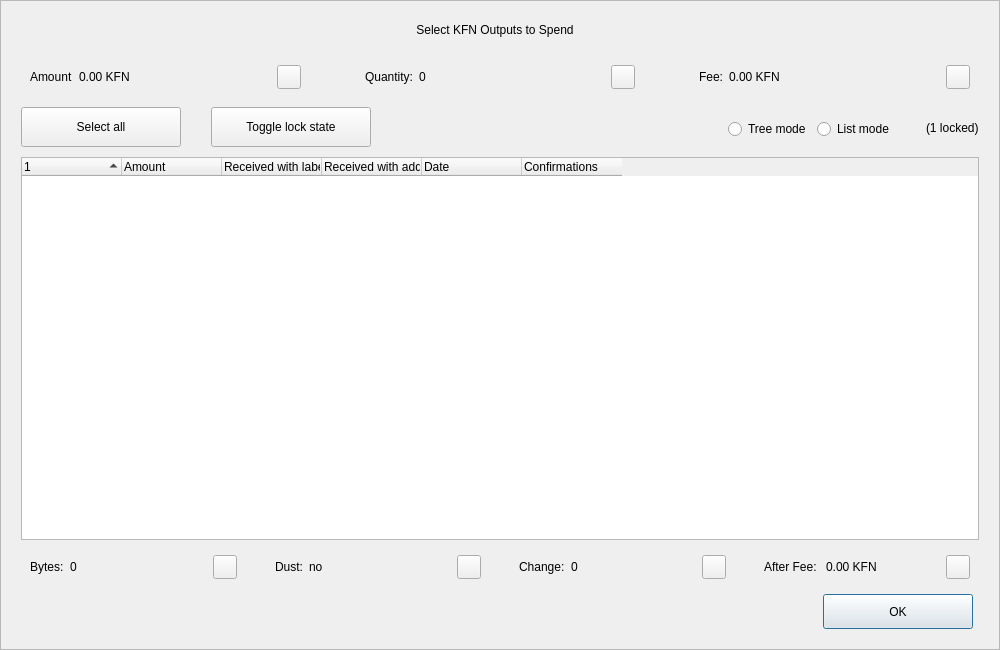
<?xml version="1.0" encoding="UTF-8"?>
<ui version="4.0">
 <class>CoinControlDialog</class>
 <widget class="QDialog" name="CoinControlDialog">
  <property name="geometry">
   <rect>
    <x>0</x>
    <y>0</y>
    <width>1000</width>
    <height>650</height>
   </rect>
  </property>
  <property name="minimumSize">
   <size>
    <width>950</width>
    <height>650</height>
   </size>
  </property>
  <property name="windowTitle">
   <string>Coin Selection</string>
  </property>
  <property name="styleSheet">
   <string notr="true"/>
  </property>
  <layout class="QVBoxLayout" name="verticalLayout">
   <property name="spacing">
    <number>0</number>
   </property>
   <property name="leftMargin">
    <number>0</number>
   </property>
   <property name="topMargin">
    <number>0</number>
   </property>
   <property name="rightMargin">
    <number>0</number>
   </property>
   <property name="bottomMargin">
    <number>0</number>
   </property>
   <item>
    <widget class="QFrame" name="frameContainer">
     <property name="toolTipDuration">
      <number>0</number>
     </property>
     <property name="frameShape">
      <enum>QFrame::StyledPanel</enum>
     </property>
     <property name="frameShadow">
      <enum>QFrame::Raised</enum>
     </property>
     <layout class="QVBoxLayout" name="verticalLayout_2">
      <property name="leftMargin">
       <number>0</number>
      </property>
      <property name="rightMargin">
       <number>0</number>
      </property>
      <property name="bottomMargin">
       <number>20</number>
      </property>
      <item>
       <layout class="QHBoxLayout" name="horizontalLayout_12">
        <property name="spacing">
         <number>0</number>
        </property>
        <property name="leftMargin">
         <number>20</number>
        </property>
        <property name="rightMargin">
         <number>30</number>
        </property>
        <item>
         <spacer name="horizontalSpacer_4">
          <property name="orientation">
           <enum>Qt::Horizontal</enum>
          </property>
          <property name="sizeHint" stdset="0">
           <size>
            <width>40</width>
            <height>20</height>
           </size>
          </property>
         </spacer>
        </item>
        <item>
         <widget class="QLabel" name="labelTitle">
          <property name="minimumSize">
           <size>
            <width>0</width>
            <height>40</height>
           </size>
          </property>
          <property name="maximumSize">
           <size>
            <width>16777215</width>
            <height>40</height>
           </size>
          </property>
          <property name="text">
           <string>Select KFN Outputs to Spend</string>
          </property>
          <property name="alignment">
           <set>Qt::AlignCenter</set>
          </property>
          <property name="margin">
           <number>7</number>
          </property>
         </widget>
        </item>
        <item>
         <spacer name="horizontalSpacer_5">
          <property name="orientation">
           <enum>Qt::Horizontal</enum>
          </property>
          <property name="sizeHint" stdset="0">
           <size>
            <width>40</width>
            <height>20</height>
           </size>
          </property>
         </spacer>
        </item>
       </layout>
      </item>
      <item>
       <layout class="QHBoxLayout" name="horizontalLayout_8">
        <property name="leftMargin">
         <number>20</number>
        </property>
        <property name="rightMargin">
         <number>20</number>
        </property>
        <item>
         <widget class="QWidget" name="layoutAmount" native="true">
          <layout class="QHBoxLayout" name="horizontalLayout_9" stretch="0,1,0">
           <item>
            <widget class="QLabel" name="labelCoinControlAmountText">
             <property name="text">
              <string>Amount</string>
             </property>
            </widget>
           </item>
           <item>
            <widget class="QLabel" name="labelCoinControlAmount">
             <property name="text">
              <string>0.00 KFN</string>
             </property>
            </widget>
           </item>
           <item alignment="Qt::AlignHCenter|Qt::AlignVCenter">
            <widget class="QPushButton" name="pushButtonAmount">
             <property name="minimumSize">
              <size>
               <width>0</width>
               <height>24</height>
              </size>
             </property>
             <property name="maximumSize">
              <size>
               <width>24</width>
               <height>26</height>
              </size>
             </property>
             <property name="focusPolicy">
              <enum>Qt::NoFocus</enum>
             </property>
             <property name="styleSheet">
              <string notr="true">padding-bottom:2px;
padding-right:4px;</string>
             </property>
             <property name="text">
              <string/>
             </property>
            </widget>
           </item>
          </layout>
         </widget>
        </item>
        <item>
         <spacer name="horizontalSpacer_2">
          <property name="orientation">
           <enum>Qt::Horizontal</enum>
          </property>
          <property name="sizeType">
           <enum>QSizePolicy::Fixed</enum>
          </property>
          <property name="sizeHint" stdset="0">
           <size>
            <width>40</width>
            <height>20</height>
           </size>
          </property>
         </spacer>
        </item>
        <item>
         <widget class="QWidget" name="layoutQuantity" native="true">
          <layout class="QHBoxLayout" name="horizontalLayout_10" stretch="0,1,0">
           <item>
            <widget class="QLabel" name="labelCoinControlQuantityText">
             <property name="text">
              <string>Quantity:</string>
             </property>
            </widget>
           </item>
           <item>
            <widget class="QLabel" name="labelCoinControlQuantity">
             <property name="text">
              <string>0</string>
             </property>
            </widget>
           </item>
           <item alignment="Qt::AlignHCenter|Qt::AlignVCenter">
            <widget class="QPushButton" name="pushButtonQuantity">
             <property name="minimumSize">
              <size>
               <width>0</width>
               <height>24</height>
              </size>
             </property>
             <property name="maximumSize">
              <size>
               <width>24</width>
               <height>26</height>
              </size>
             </property>
             <property name="focusPolicy">
              <enum>Qt::NoFocus</enum>
             </property>
             <property name="styleSheet">
              <string notr="true">padding-bottom:2px;
               padding-right:4px;</string>
             </property>
             <property name="text">
              <string/>
             </property>
            </widget>
           </item>
          </layout>
         </widget>
        </item>
        <item>
         <spacer name="horizontalSpacer_22">
          <property name="orientation">
           <enum>Qt::Horizontal</enum>
          </property>
          <property name="sizeType">
           <enum>QSizePolicy::Fixed</enum>
          </property>
          <property name="sizeHint" stdset="0">
           <size>
            <width>40</width>
            <height>20</height>
           </size>
          </property>
         </spacer>
        </item>
        <item>
         <widget class="QWidget" name="layoutFee" native="true">
          <layout class="QHBoxLayout" name="horizontalLayout_11" stretch="0,1,0">
           <item>
            <widget class="QLabel" name="labelCoinControlFeeText">
             <property name="text">
              <string>Fee:</string>
             </property>
            </widget>
           </item>
           <item>
            <widget class="QLabel" name="labelCoinControlFee">
             <property name="text">
              <string>0.00 KFN</string>
             </property>
            </widget>
           </item>
           <item alignment="Qt::AlignHCenter|Qt::AlignVCenter">
            <widget class="QPushButton" name="pushButtonFee">
             <property name="minimumSize">
              <size>
               <width>0</width>
               <height>24</height>
              </size>
             </property>
             <property name="maximumSize">
              <size>
               <width>24</width>
               <height>26</height>
              </size>
             </property>
             <property name="focusPolicy">
              <enum>Qt::NoFocus</enum>
             </property>
             <property name="styleSheet">
              <string notr="true">padding-bottom:2px;
               padding-right:4px;</string>
             </property>
             <property name="text">
              <string/>
             </property>
            </widget>
           </item>
          </layout>
         </widget>
        </item>
       </layout>
      </item>
      <item>
       <widget class="QFrame" name="frame">
        <property name="minimumSize">
         <size>
          <width>0</width>
          <height>40</height>
         </size>
        </property>
        <property name="styleSheet">
         <string notr="true">#frame {
	border:0;
}</string>
        </property>
        <property name="frameShape">
         <enum>QFrame::StyledPanel</enum>
        </property>
        <property name="frameShadow">
         <enum>QFrame::Sunken</enum>
        </property>
        <layout class="QHBoxLayout" name="horizontalLayout">
         <property name="spacing">
          <number>0</number>
         </property>
         <property name="leftMargin">
          <number>20</number>
         </property>
         <property name="topMargin">
          <number>0</number>
         </property>
         <property name="rightMargin">
          <number>20</number>
         </property>
         <property name="bottomMargin">
          <number>0</number>
         </property>
         <item>
          <layout class="QHBoxLayout" name="horizontalLayoutPanel" stretch="0,0,0,0,0,0">
           <property name="spacing">
            <number>20</number>
           </property>
           <item>
            <widget class="QPushButton" name="pushButtonSelectAll">
             <property name="sizePolicy">
              <sizepolicy hsizetype="Maximum" vsizetype="Fixed">
               <horstretch>0</horstretch>
               <verstretch>0</verstretch>
              </sizepolicy>
             </property>
             <property name="minimumSize">
              <size>
               <width>160</width>
               <height>40</height>
              </size>
             </property>
             <property name="maximumSize">
              <size>
               <width>16777215</width>
               <height>40</height>
              </size>
             </property>
             <property name="text">
              <string>Select all</string>
             </property>
             <property name="checkable">
              <bool>true</bool>
             </property>
             <property name="checked">
              <bool>false</bool>
             </property>
             <property name="autoExclusive">
              <bool>false</bool>
             </property>
             <property name="autoDefault">
              <bool>false</bool>
             </property>
            </widget>
           </item>
           <item>
            <spacer name="horizontalSpacer_6">
             <property name="orientation">
              <enum>Qt::Horizontal</enum>
             </property>
             <property name="sizeType">
              <enum>QSizePolicy::Fixed</enum>
             </property>
             <property name="sizeHint" stdset="0">
              <size>
               <width>10</width>
               <height>20</height>
              </size>
             </property>
            </spacer>
           </item>
           <item>
            <widget class="QPushButton" name="pushButtonToggleLock">
             <property name="sizePolicy">
              <sizepolicy hsizetype="Maximum" vsizetype="Fixed">
               <horstretch>0</horstretch>
               <verstretch>0</verstretch>
              </sizepolicy>
             </property>
             <property name="minimumSize">
              <size>
               <width>160</width>
               <height>40</height>
              </size>
             </property>
             <property name="maximumSize">
              <size>
               <width>16777215</width>
               <height>40</height>
              </size>
             </property>
             <property name="text">
              <string>Toggle lock state</string>
             </property>
             <property name="checkable">
              <bool>true</bool>
             </property>
             <property name="autoExclusive">
              <bool>false</bool>
             </property>
             <property name="autoDefault">
              <bool>false</bool>
             </property>
            </widget>
           </item>
           <item>
            <spacer name="horizontalSpacer_7">
             <property name="orientation">
              <enum>Qt::Horizontal</enum>
             </property>
             <property name="sizeType">
              <enum>QSizePolicy::Expanding</enum>
             </property>
             <property name="sizeHint" stdset="0">
              <size>
               <width>30</width>
               <height>20</height>
              </size>
             </property>
            </spacer>
           </item>
           <item alignment="Qt::AlignRight">
            <widget class="QGroupBox" name="groupBox_2">
             <property name="styleSheet">
              <string notr="true">#groupBox_2 {
    background-color:transparent;
    border-radius:0;
}</string>
             </property>
             <property name="title">
              <string/>
             </property>
             <layout class="QHBoxLayout" name="horizontalLayout_14">
              <item>
               <widget class="QRadioButton" name="radioTreeMode">
                <property name="sizePolicy">
                 <sizepolicy hsizetype="Maximum" vsizetype="Fixed">
                  <horstretch>0</horstretch>
                  <verstretch>0</verstretch>
                 </sizepolicy>
                </property>
                <property name="text">
                 <string>Tree mode</string>
                </property>
               </widget>
              </item>
              <item>
               <widget class="QRadioButton" name="radioListMode">
                <property name="sizePolicy">
                 <sizepolicy hsizetype="Maximum" vsizetype="Fixed">
                  <horstretch>0</horstretch>
                  <verstretch>0</verstretch>
                 </sizepolicy>
                </property>
                <property name="text">
                 <string>List mode</string>
                </property>
                <property name="checked">
                 <bool>false</bool>
                </property>
               </widget>
              </item>
             </layout>
            </widget>
           </item>
           <item>
            <widget class="QLabel" name="labelLocked">
             <property name="text">
              <string>(1 locked)</string>
             </property>
            </widget>
           </item>
          </layout>
         </item>
        </layout>
       </widget>
      </item>
      <item>
       <layout class="QHBoxLayout" name="horizontalLayout_13">
        <property name="leftMargin">
         <number>20</number>
        </property>
        <property name="rightMargin">
         <number>20</number>
        </property>
        <item>
         <widget class="CoinControlTreeWidget" name="treeWidget">
          <property name="contextMenuPolicy">
           <enum>Qt::CustomContextMenu</enum>
          </property>
          <property name="styleSheet">
           <string notr="true"/>
          </property>
          <property name="sortingEnabled">
           <bool>false</bool>
          </property>
          <property name="columnCount">
           <number>6</number>
          </property>
          <attribute name="headerShowSortIndicator" stdset="0">
           <bool>true</bool>
          </attribute>
          <attribute name="headerStretchLastSection">
           <bool>false</bool>
          </attribute>
          <column>
           <property name="text">
            <string/>
           </property>
          </column>
          <column>
           <property name="text">
            <string>Amount</string>
           </property>
          </column>
          <column>
           <property name="text">
            <string>Received with label</string>
           </property>
          </column>
          <column>
           <property name="text">
            <string>Received with address</string>
           </property>
          </column>
          <column>
           <property name="text">
            <string>Date</string>
           </property>
          </column>
          <column>
           <property name="text">
            <string>Confirmations</string>
           </property>
           <property name="toolTip">
            <string>Confirmed</string>
           </property>
          </column>
         </widget>
        </item>
       </layout>
      </item>
      <item>
       <layout class="QHBoxLayout" name="horizontalLayout_3">
        <property name="spacing">
         <number>20</number>
        </property>
        <property name="leftMargin">
         <number>20</number>
        </property>
        <property name="rightMargin">
         <number>20</number>
        </property>
        <item>
         <widget class="QWidget" name="layoutBytes" native="true">
          <layout class="QHBoxLayout" name="horizontalLayout_4" stretch="0,1,0">
           <item>
            <widget class="QLabel" name="labelCoinControlBytesText">
             <property name="text">
              <string>Bytes:</string>
             </property>
            </widget>
           </item>
           <item>
            <widget class="QLabel" name="labelCoinControlBytes">
             <property name="text">
              <string>0</string>
             </property>
            </widget>
           </item>
           <item alignment="Qt::AlignHCenter|Qt::AlignVCenter">
            <widget class="QPushButton" name="pushButtonBytes">
             <property name="minimumSize">
              <size>
               <width>0</width>
               <height>24</height>
              </size>
             </property>
             <property name="maximumSize">
              <size>
               <width>24</width>
               <height>26</height>
              </size>
             </property>
             <property name="focusPolicy">
              <enum>Qt::NoFocus</enum>
             </property>
             <property name="styleSheet">
              <string notr="true">padding-bottom:2px;
               padding-right:4px;</string>
             </property>
             <property name="text">
              <string/>
             </property>
            </widget>
           </item>
          </layout>
         </widget>
        </item>
        <item>
         <widget class="QWidget" name="layoutDust" native="true">
          <layout class="QHBoxLayout" name="horizontalLayout_5" stretch="0,1,0">
           <item>
            <widget class="QLabel" name="labelCoinControlLowOutputText">
             <property name="text">
              <string>Dust:</string>
             </property>
            </widget>
           </item>
           <item>
            <widget class="QLabel" name="labelCoinControlLowOutput">
             <property name="text">
              <string>no</string>
             </property>
            </widget>
           </item>
           <item alignment="Qt::AlignHCenter|Qt::AlignVCenter">
            <widget class="QPushButton" name="pushButtonDust">
             <property name="minimumSize">
              <size>
               <width>0</width>
               <height>24</height>
              </size>
             </property>
             <property name="maximumSize">
              <size>
               <width>24</width>
               <height>26</height>
              </size>
             </property>
             <property name="focusPolicy">
              <enum>Qt::NoFocus</enum>
             </property>
             <property name="styleSheet">
              <string notr="true">padding-bottom:2px;
               padding-right:4px;</string>
             </property>
             <property name="text">
              <string/>
             </property>
            </widget>
           </item>
          </layout>
         </widget>
        </item>
        <item>
         <widget class="QWidget" name="layoutChange" native="true">
          <layout class="QHBoxLayout" name="horizontalLayout_6" stretch="0,1,0">
           <item>
            <widget class="QLabel" name="labelCoinControlChangeText">
             <property name="text">
              <string>Change:</string>
             </property>
            </widget>
           </item>
           <item>
            <widget class="QLabel" name="labelCoinControlChange">
             <property name="text">
              <string>0</string>
             </property>
            </widget>
           </item>
           <item alignment="Qt::AlignHCenter|Qt::AlignVCenter">
            <widget class="QPushButton" name="pushButtonChange">
             <property name="minimumSize">
              <size>
               <width>0</width>
               <height>24</height>
              </size>
             </property>
             <property name="maximumSize">
              <size>
               <width>24</width>
               <height>26</height>
              </size>
             </property>
             <property name="focusPolicy">
              <enum>Qt::NoFocus</enum>
             </property>
             <property name="styleSheet">
              <string notr="true">padding-bottom:2px;
               padding-right:4px;</string>
             </property>
             <property name="text">
              <string/>
             </property>
            </widget>
           </item>
          </layout>
         </widget>
        </item>
        <item>
         <widget class="QWidget" name="layoutAfter" native="true">
          <layout class="QHBoxLayout" name="horizontalLayout_7" stretch="0,1,0">
           <item>
            <widget class="QLabel" name="labelCoinControlAfterFeeText">
             <property name="text">
              <string>After Fee: </string>
             </property>
            </widget>
           </item>
           <item>
            <widget class="QLabel" name="labelCoinControlAfterFee">
             <property name="text">
              <string>0.00 KFN</string>
             </property>
            </widget>
           </item>
           <item alignment="Qt::AlignHCenter|Qt::AlignVCenter">
            <widget class="QPushButton" name="pushButtonAlterFee">
             <property name="minimumSize">
              <size>
               <width>0</width>
               <height>24</height>
              </size>
             </property>
             <property name="maximumSize">
              <size>
               <width>24</width>
               <height>26</height>
              </size>
             </property>
             <property name="focusPolicy">
              <enum>Qt::NoFocus</enum>
             </property>
             <property name="styleSheet">
              <string notr="true">padding-bottom:2px;
               padding-right:4px;</string>
             </property>
             <property name="text">
              <string/>
             </property>
            </widget>
           </item>
          </layout>
         </widget>
        </item>
       </layout>
      </item>
      <item>
       <layout class="QHBoxLayout" name="horizontalLayout_2">
        <property name="spacing">
         <number>0</number>
        </property>
        <property name="leftMargin">
         <number>20</number>
        </property>
        <property name="rightMargin">
         <number>26</number>
        </property>
        <item>
         <spacer name="horizontalSpacer_3">
          <property name="orientation">
           <enum>Qt::Horizontal</enum>
          </property>
          <property name="sizeHint" stdset="0">
           <size>
            <width>558</width>
            <height>20</height>
           </size>
          </property>
         </spacer>
        </item>
        <item>
         <widget class="QPushButton" name="pushButtonOk">
          <property name="minimumSize">
           <size>
            <width>150</width>
            <height>35</height>
           </size>
          </property>
          <property name="text">
           <string>OK</string>
          </property>
         </widget>
        </item>
       </layout>
      </item>
     </layout>
    </widget>
   </item>
  </layout>
 </widget>
 <customwidgets>
  <customwidget>
   <class>CoinControlTreeWidget</class>
   <extends>QTreeWidget</extends>
   <header>coincontroltreewidget.h</header>
  </customwidget>
 </customwidgets>
 <resources/>
 <connections/>
</ui>
